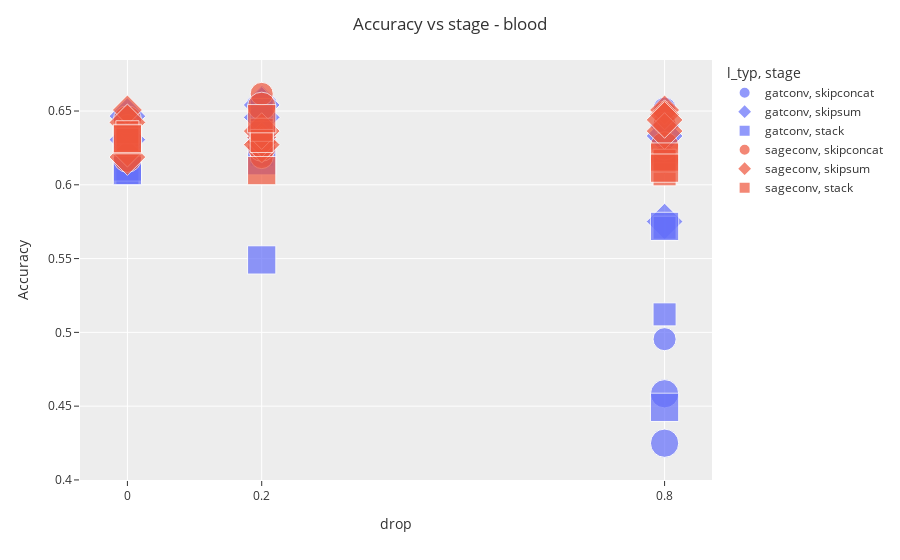

The notebook cell saved with this chart:
### Code cell
#plot epoch vs accuracy withl_typ as color - scatterplot
fig = px.scatter(data, x="drop", y="accuracy", color="l_typ",size='l_post',symbol='stage')
#xaxis is dim modify layout
fig.update_layout(xaxis_title="drop",yaxis_title="Accuracy",title="Accuracy vs stage - blood ")
#modify xaxis ticks to be the same as dim
fig.update_xaxes(tickvals=data['drop'].unique())
#chnage theme  dark
fig.update_layout(template="ggplot2")
fig.show()

### Figure 1 — Plotly figure (JSON) as saved in the notebook; plotly's stock layout.template omitted (floating-point values rounded to 4 significant figures)
{"data": [{"hovertemplate": "l_typ=gatconv<br>stage=skipconcat<br>drop=%{x}<br>accuracy=%{y}<br>l_post=%{marker.size}<extra></extra>", "legendgroup": "gatconv, skipconcat", "marker": {"color": "#636efa", "size": [2, 2, 3, 3, 2, 2, 3, 3, 2, 2, 3, 3], "sizemode": "area", "sizeref": 0.0075, "symbol": "circle"}, "mode": "markers", "name": "gatconv, skipconcat", "orientation": "v", "showlegend": true, "type": "scatter", "x": [0, 0, 0, 0, 0.2, 0.2, 0.2, 0.2, 0.8, 0.8, 0.8, 0.8], "xaxis": "x", "y": [0.6356, 0.6415, 0.6272, 0.6322, 0.6406, 0.639, 0.6339, 0.6306, 0.4954, 0.6516, 0.4584, 0.4249], "yaxis": "y"}, {"hovertemplate": "l_typ=gatconv<br>stage=skipsum<br>drop=%{x}<br>accuracy=%{y}<br>l_post=%{marker.size}<extra></extra>", "legendgroup": "gatconv, skipsum", "marker": {"color": "#636efa", "size": [2, 2, 3, 3, 2, 2, 3, 3, 2, 2, 3, 3], "sizemode": "area", "sizeref": 0.0075, "symbol": "diamond"}, "mode": "markers", "name": "gatconv, skipsum", "orientation": "v", "showlegend": true, "type": "scatter", "x": [0, 0, 0, 0, 0.2, 0.2, 0.2, 0.2, 0.8, 0.8, 0.8, 0.8], "xaxis": "x", "y": [0.644, 0.6297, 0.6465, 0.6306, 0.639, 0.6574, 0.6541, 0.6457, 0.6306, 0.6398, 0.5751, 0.6331], "yaxis": "y"}, {"hovertemplate": "l_typ=gatconv<br>stage=stack<br>drop=%{x}<br>accuracy=%{y}<br>l_post=%{marker.size}<extra></extra>", "legendgroup": "gatconv, stack", "marker": {"color": "#636efa", "size": [2, 2, 3, 3, 2, 2, 3, 3, 2, 2, 3, 3], "sizemode": "area", "sizeref": 0.0075, "symbol": "square"}, "mode": "markers", "name": "gatconv, stack", "orientation": "v", "showlegend": true, "type": "scatter", "x": [0, 0, 0, 0, 0.2, 0.2, 0.2, 0.2, 0.8, 0.8, 0.8, 0.8], "xaxis": "x", "y": [0.6356, 0.6079, 0.6121, 0.6096, 0.6205, 0.6507, 0.5491, 0.6163, 0.5122, 0.5709, 0.4492, 0.5718], "yaxis": "y"}, {"hovertemplate": "l_typ=sageconv<br>stage=skipconcat<br>drop=%{x}<br>accuracy=%{y}<br>l_post=%{marker.size}<extra></extra>", "legendgroup": "sageconv, skipconcat", "marker": {"color": "#EF553B", "size": [2, 2, 3, 3, 2, 2, 3, 3, 2, 2, 3, 3], "sizemode": "area", "sizeref": 0.0075, "symbol": "circle"}, "mode": "markers", "name": "sageconv, skipconcat", "orientation": "v", "showlegend": true, "type": "scatter", "x": [0, 0, 0, 0, 0.2, 0.2, 0.2, 0.2, 0.8, 0.8, 0.8, 0.8], "xaxis": "x", "y": [0.6297, 0.6398, 0.644, 0.618, 0.6188, 0.6616, 0.6532, 0.6255, 0.649, 0.6415, 0.6171, 0.6264], "yaxis": "y"}, {"hovertemplate": "l_typ=sageconv<br>stage=skipsum<br>drop=%{x}<br>accuracy=%{y}<br>l_post=%{marker.size}<extra></extra>", "legendgroup": "sageconv, skipsum", "marker": {"color": "#EF553B", "size": [2, 2, 3, 3, 2, 2, 3, 3, 2, 2, 3, 3], "sizemode": "area", "sizeref": 0.0075, "symbol": "diamond"}, "mode": "markers", "name": "sageconv, skipsum", "orientation": "v", "showlegend": true, "type": "scatter", "x": [0, 0, 0, 0, 0.2, 0.2, 0.2, 0.2, 0.8, 0.8, 0.8, 0.8], "xaxis": "x", "y": [0.6222, 0.6507, 0.6188, 0.6423, 0.6322, 0.6289, 0.6272, 0.6364, 0.6507, 0.6474, 0.6364, 0.644], "yaxis": "y"}, {"hovertemplate": "l_typ=sageconv<br>stage=stack<br>drop=%{x}<br>accuracy=%{y}<br>l_post=%{marker.size}<extra></extra>", "legendgroup": "sageconv, stack", "marker": {"color": "#EF553B", "size": [2, 2, 3, 3, 2, 2, 3, 3, 2, 2, 3, 3], "sizemode": "area", "sizeref": 0.0075, "symbol": "square"}, "mode": "markers", "name": "sageconv, stack", "orientation": "v", "showlegend": true, "type": "scatter", "x": [0, 0, 0, 0, 0.2, 0.2, 0.2, 0.2, 0.8, 0.8, 0.8, 0.8], "xaxis": "x", "y": [0.6356, 0.6306, 0.6306, 0.6314, 0.6373, 0.6297, 0.6096, 0.6448, 0.6071, 0.6163, 0.6188, 0.6113], "yaxis": "y"}], "layout": {"legend": {"itemsizing": "constant", "title": {"text": "l_typ, stage"}, "tracegroupgap": 0}, "margin": {"t": 60}, "title": {"text": "Accuracy vs stage - blood "}, "xaxis": {"anchor": "y", "domain": [0, 1], "tickvals": [0, 0.2, 0.8], "title": {"text": "drop"}}, "yaxis": {"anchor": "x", "domain": [0, 1], "title": {"text": "Accuracy"}}}}
